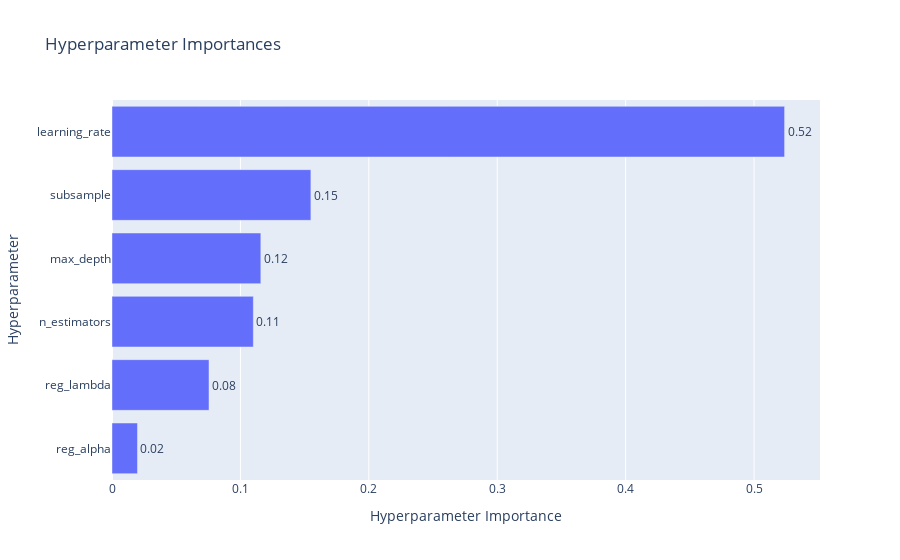

The code cell stored with this chart in its notebook:
### Code cell
# Plot parameter importances
plot_param_importances(study)

### Figure 1 — Plotly figure (JSON) as saved in the notebook; plotly's stock layout.template omitted (floating-point values rounded to 4 significant figures)
{"data": [{"cliponaxis": false, "hovertemplate": ["reg_alpha (FloatDistribution): 0.019838339266591374<extra></extra>", "reg_lambda (FloatDistribution): 0.07553586954966206<extra></extra>", "n_estimators (IntDistribution): 0.11007084176779779<extra></extra>", "max_depth (IntDistribution): 0.11589721075841099<extra></extra>", "subsample (FloatDistribution): 0.1548760184260015<extra></extra>", "learning_rate (FloatDistribution): 0.5237817202315364<extra></extra>"], "name": "Objective Value", "orientation": "h", "text": ["0.02", "0.08", "0.11", "0.12", "0.15", "0.52"], "textposition": "outside", "type": "bar", "x": [0.01984, 0.07554, 0.1101, 0.1159, 0.1549, 0.5238], "y": ["reg_alpha", "reg_lambda", "n_estimators", "max_depth", "subsample", "learning_rate"]}], "layout": {"title": {"text": "Hyperparameter Importances"}, "xaxis": {"title": {"text": "Hyperparameter Importance"}}, "yaxis": {"title": {"text": "Hyperparameter"}}}}
